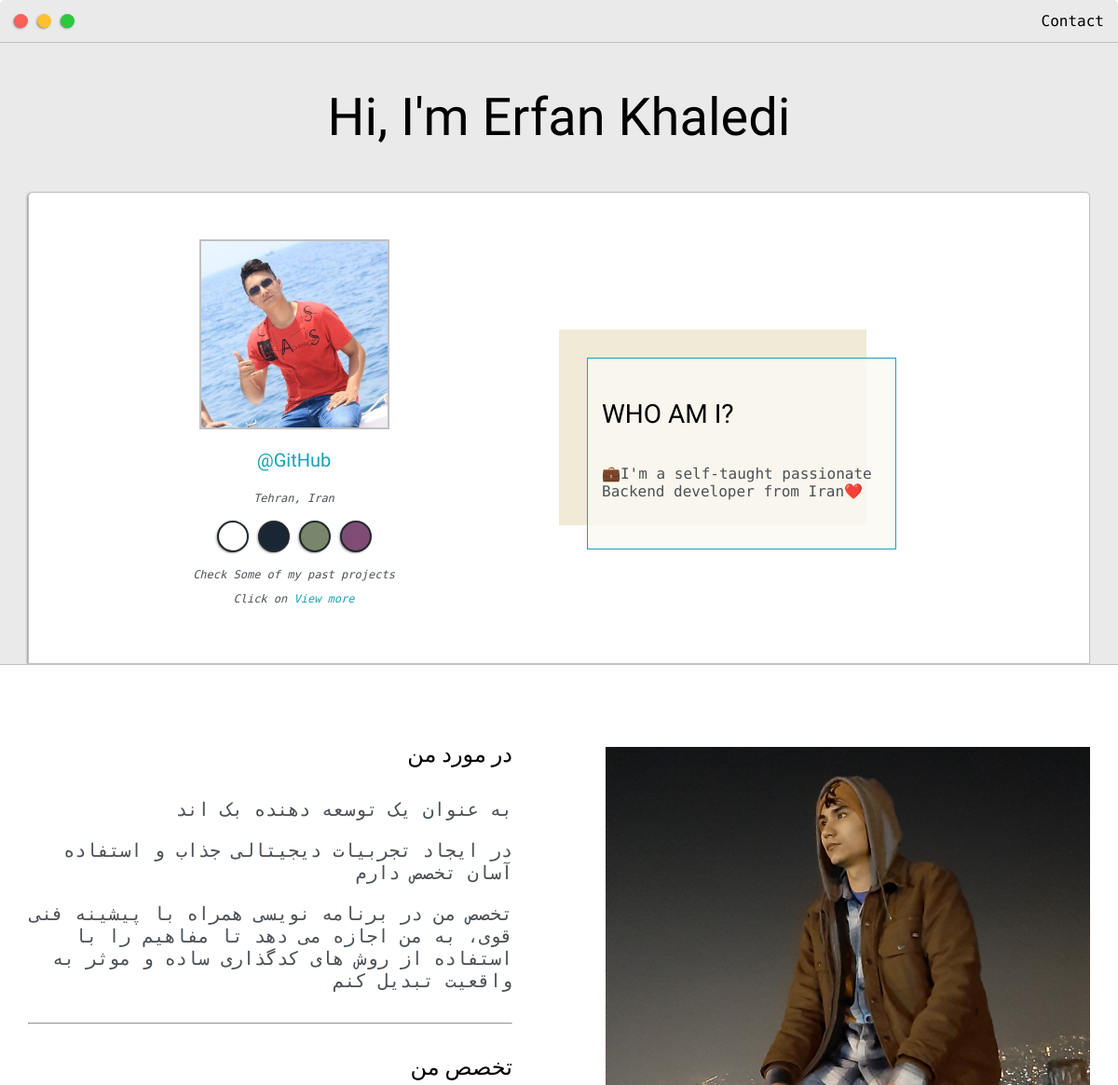
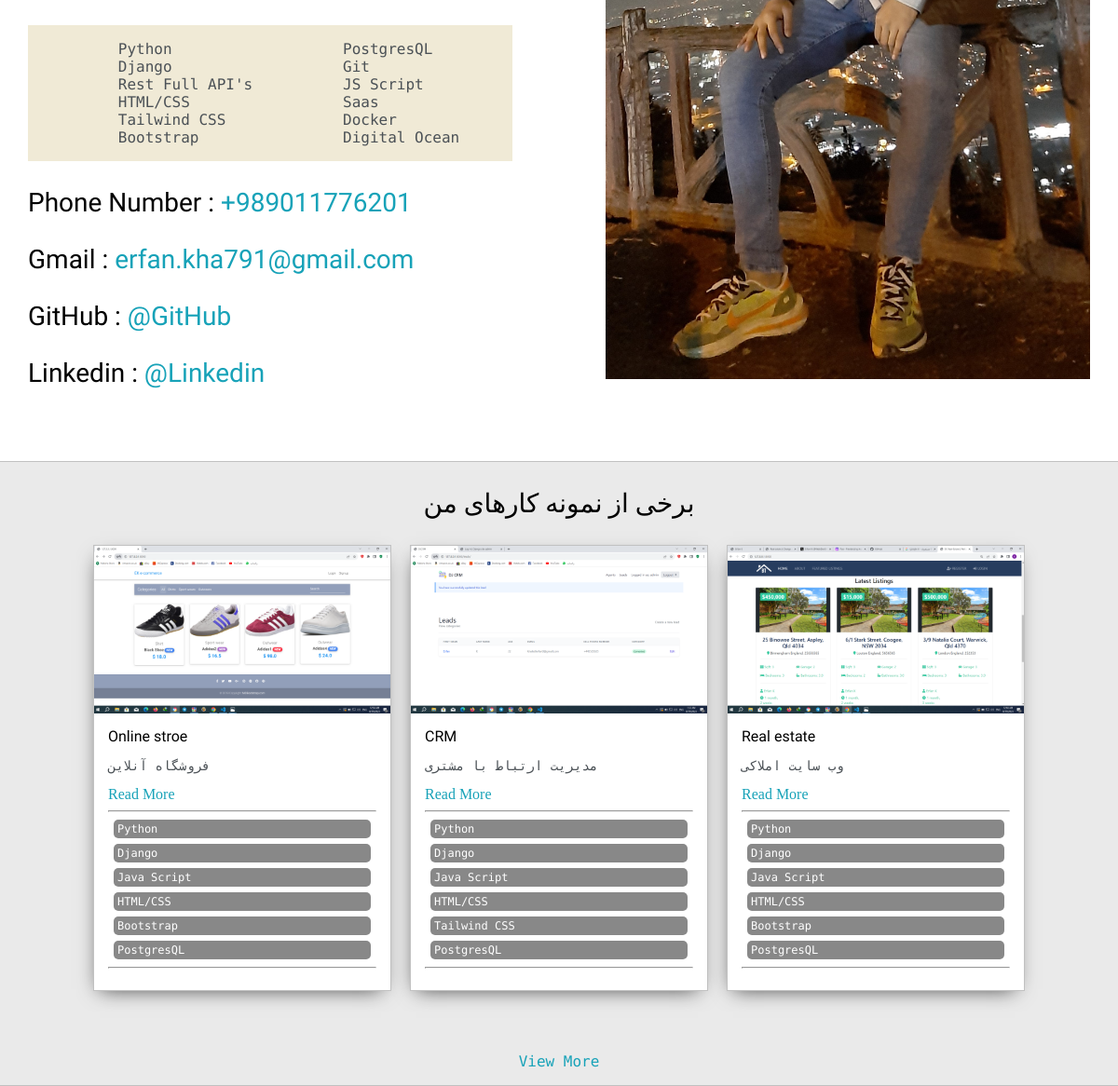
The page / on the database its author committed (2 pictures, top to bottom).
### base/models.py (models this page shows, shortened)
class Post(models.Model):
    headline = models.CharField(max_length=200)
    sub_headline = models.CharField(max_length=200, null=True, blank=True)
    thumbnail = models.ImageField(null=True, blank=True, upload_to='images', default="placeholder...")
    body = models.TextField(null=True, blank=True)
    created = models.DateTimeField(auto_now_add=True)
    active = models.BooleanField(default=False)
    featured = models.BooleanField(default=True)
    tags = models.ManyToManyField(Tag, null=True)
    slug = models.SlugField()
    link = models.URLField(null=True, blank=True)  # Added link field
    def get_absolute_url(self):
        return reverse("base:post", kwargs={
            'slug': self.slug
        })

class Tag(models.Model):
    name = models.CharField(max_length=200)
    def __str__(self):
        return self.name

### base/views.py (the view)
# urls.py: path('', views.home, name='home'),
def home(request):
    posts = Post.objects.filter(active=True, featured=True)[0:3]
    context = {'posts':posts}
    return render(request, "base/index.html", context)

### base/templates/base/index.html (shortened to what this page needs)
{% extends 'base/main.html' %}
{% load static %}
{% block content %}
	<section class="s1">
		<div class="main-container">
			<div class="greeting-wrapper">
				<h1>Hi, I'm Erfan Khaledi</h1>
			</div>
			<div class="intro-wrapper">
				<div class="left-column">
					<img id="profile_pic" src="{% static 'images/erfan1.jpg' %}">
					<h5 style="text-align: center;line-height: 0;"><a href="https://github.com/erfankhaledi/">@GitHub</a></h5>
					<p id="settings-note">Tehran, Iran</p>
					<div id="theme-options-wrapper">
						<div data-mode="light" id="light-mode" class="theme-dot"></div>
						<div data-mode="blue" id="blue-mode" class="theme-dot"></div>
						<div data-mode="green" id="green-mode" class="theme-dot"></div>
						<div data-mode="purple" id="purple-mode" class="theme-dot"></div>
					</div>
					<p id="settings-note">Check Some of my past projects</p>
					<p id="settings-note">Click on <a href="{% url 'base:posts' %}" class="blue-mode">View more</a></p>
				</div>
				<div class="right-column">
					<div id="preview-shadow">
						<div id="preview">
							<h3>WHO AM I?</h3>
							 <h6>
								<p>💼I'm a self-taught passionate Backend developer from Iran❤️</p>
							</h6>
						</div>
					</div>
				</div>
			</div>
		</div>
	</section>
	<section class="s2">
		<div class="main-container">
			<div class="about-wrapper">
				<div class="about-me">
					<h4>
						در مورد من
					</h4>
					<h5>
						<p>به عنوان یک توسعه دهنده بک اند</p>
						<p>در ایجاد تجربیات دیجیتالی جذاب و استفاده آسان تخصص دارم</p>
						<p>تخصص من در برنامه نویسی همراه با پیشینه فنی قوی، به من اجازه می دهد تا مفاهیم را با استفاده از روش های کدگذاری ساده و موثر به واقعیت تبدیل کنم</p>
					</h5>
					<hr>
					<h4>تخصص من</h4>
					<div id="skills">
						<ul>
							<li>Python</li>
							<li>Django</li>
							<li>Rest Full API's</li>
							<li>HTML/CSS</li>
							<li>Tailwind CSS</li>
							<li>Bootstrap</li>
						</ul>
						<ul>
							<li>PostgresQL</li>
							<li>Git</li>
							<li>JS Script</li>
							<li>Saas</li>
							<li>Docker</li>
							<li>Digital Ocean</li>
						</ul>
					</div>
					<h3>Phone Number : <a target="_blank" href="#"> +989011776201</a></h3>
					<h3>Gmail : <a target="_blank" href="#"> erfan.kha791@gmail.com</a></h3>
					<h3>GitHub : <a target="_blank" href="https://github.com/erfankhaledi/"> @GitHub</a></h3>
					<h3>Linkedin : <a target="_blank" href="https://www.linkedin.com/in/erfan-khaledi-0850b1229/"> @Linkedin</a></h3>
				</div>
				<div class="social-links">
					<img id="social_img" src="{% static 'images/erfank1.jpg' %}">
				</div>
			</div>
		</div>
	</section>
	<section class="s1">
		<div class="main-container">
			<h3 style="text-align: center;">برخی از نمونه کارهای من</h3>
			<div class="post-wrapper">
				{% for post in posts %}
				<div>
					<div class="post">
						<a href='{{ post.get_absolute_url }}'><img class="thumbnail" src="{{ post.thumbnail.url }}"></a>
						<div class="post-preview">
							<h6 class="post-title">{{ post.headline }}</h6>
							<p class="post-intro">{{ post.sub_headline }}</p>
							<a href="{% url 'base:post' post.slug %}">Read More</a>
							<hr>
								{% for tag in post.tags.all %}
									<span class="tag">{{tag}}</span>
								{% endfor %}
							<hr>
						</div>
					</div>
				</div>
				{% endfor %}
			</div>
			<p align='center'>
				<a href="{% url 'base:posts' %}">View More</a>
			</p>
		</div>
	</section>
{% endblock content %}

### static/css/default.css (style rules this page uses)
:root { --mainColor:#eaeaea; --secondaryColor:#fff; --borderColor:#c1c1c1; --mainText:black; --secondaryText:#4b5156; --themeDotBorder:#24292e; --previewBg:rgb(251, 249, 243, 0.8); --previewShadow:#f0ead6; --buttonColor:black; }
html, body { padding: 0; margin: 0; scroll-behavior: smooth; }
body * { transition: 0.3s; }
h1, h2, h3, h4, h5, h6, strong { color: var(--mainText); font-family: 'Russo One', sans-serif; font-weight: 500; }
p, li, span, label, input, textarea { color: var(--secondaryText); font-family: 'Roboto Mono', monospace; }
a { text-decoration: none; color:#17a2b8; }
ul { list-style: none; }
h1 { font-size: 56px; }
h3 { font-size: 28px; }
h4 { font-size: 24px; }
h5 { font-size: 20px; }
h6 { font-size: 16px; }
.s1 { background-color: var(--mainColor); border-bottom:1px solid var(--borderColor); overflow:auto; }
.s2 { background-color: var(--secondaryColor); border-bottom:1px solid var(--borderColor); overflow:auto; }
.main-container { width: 1200px; margin: 0 auto; }
.greeting-wrapper { display: grid; text-align: center; align-content: center; min-height: 10em; }
.intro-wrapper { background-color: var(--secondaryColor); border:1px solid var(--borderColor); border-radius:5px 5px 0 0; -webkit-box-shadow: -1px 1px 3px -1px rgba(0,0,0,0.75); -moz-box-shadow: -1px 1px 3px -1px rgba(0,0,0,0.75); box-shadow: -1px 1px 3px -1px rgba(0,0,0,0.75); display: grid; grid-template-columns: 1fr 1fr; grid-template-areas: 'nav-wrapper nav-wrapper' 'left-column right-column' ; }
.left-column { grid-area: left-column; padding-top:50px; padding-bottom: 50px; }
#profile_pic { display: block; margin:0 auto; height: 200px; width: 200px; object-fit: cover; border:2px solid var(--borderColor); }
#theme-options-wrapper { display: flex; justify-content: center; }
.theme-dot { height: 30px; width: 30px; background-color: black; border-radius: 50%; margin: 5px; border:2px solid var(--themeDotBorder); -webkit-box-shadow: -1px 1px 3px -1px rgba(0,0,0,0.75); -moz-box-shadow: -1px 1px 3px -1px rgba(0,0,0,0.75); box-shadow: -1px 1px 3px -1px rgba(0,0,0,0.75); cursor: pointer; }
#light-mode { background-color: #fff; }
#blue-mode { background-color: #192734; }
#green-mode { background-color: #78866b; }
#purple-mode { background-color: #7E4C74; }
#settings-note { font-size: 12px; font-style: italic; text-align: center; }
.right-column { grid-area: right-column; display: grid; align-content: center; padding-top: 50px; padding-bottom: 50px; }
#preview-shadow { background-color: var(--previewShadow); max-width: 300px; height: 180px; padding-left: 30px; padding-top: 30px; }
#preview { width: 300px; border:1.5px solid #17a2b8; background-color: var(--previewBg); padding:15px; position: relative; }
.about-wrapper { display: grid; grid-template-columns: repeat(auto-fit, minmax(320px, 1fr)); padding-bottom: 50px; padding-top: 50px; gap:100px; }
#skills { display: flex; justify-content: space-evenly; background-color: var(--previewShadow); }
.social-links { display: grid; align-content: center; text-align: center; }
#social_img { width: 100%; }
.post-wrapper { display: grid; grid-template-columns: repeat(auto-fit, 320px); gap:20px; justify-content: center; padding-bottom: 50px; }
.post { border:1px solid var(--borderColor); -webkit-box-shadow: -2px 7px 21px -9px rgba(0,0,0,0.75); -moz-box-shadow: -2px 7px 21px -9px rgba(0,0,0,0.75); box-shadow: -2px 7px 21px -9px rgba(0,0,0,0.75); }
.thumbnail { display: block; width: 100%; height:180px; object-fit: cover; }
.post-preview { background-color: #fff; padding:15px; }
.post-title { color:black; margin: 0; }
.post-intro { color:#4b5156; font-size: 14px; }
.tag { display: block; color: #fff; background-color: #888; border-radius: 5px; margin: 2px; padding: 2px 5px; font-size: 12px; }
@media screen and (max-width: 1200px) { .main-container { width: 95%; } }

### rows shown on the page
Post: thumbnail (picture), headline "Online stroe", sub_headline "فروشگاه آنلاین"
Tag: name "Python"
Tag: name "Django"
Tag: name "Java Script"
Tag: name "HTML/CSS"
Tag: name "Bootstrap"
Tag: name "PostgresQL"
Post: thumbnail (picture), headline "CRM", sub_headline "مدیریت ارتباط با مشتری"
Tag: name "Tailwind CSS"
Post: thumbnail (picture), headline "Real estate", sub_headline "وب سایت املاکی"
